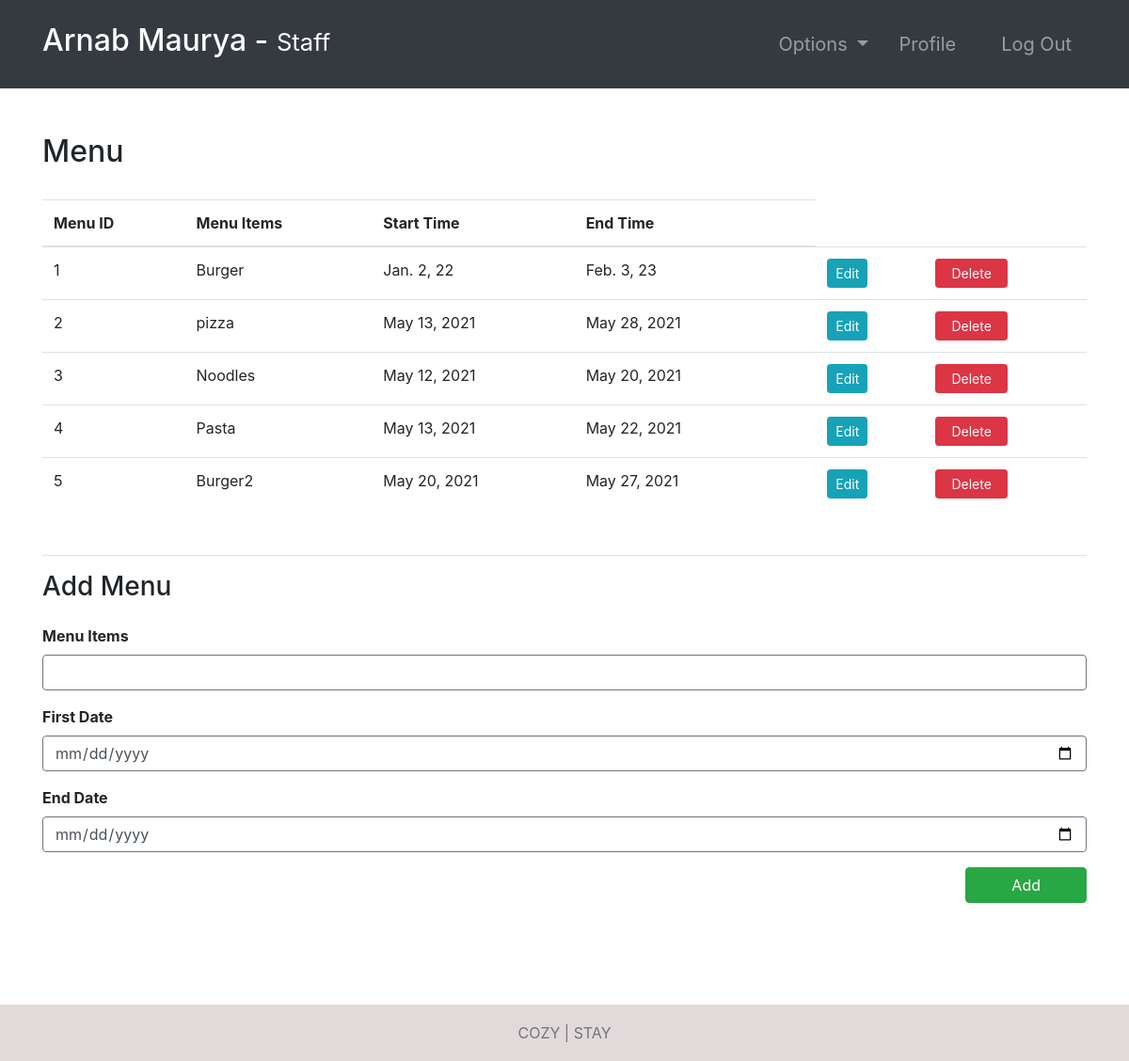
The page /food-menu/ (signed in) on the database its author committed.
### hotel/models.py (models this page shows, shortened)
class FoodMenu(models.Model):
    startDate = models.DateField()
    endDate = models.DateField()
    menuItems = models.TextField()

### hotel/views.py (the view)
# urls.py: path('food-menu/', food_menu, name="food-menu"),
@login_required(login_url='login')
def food_menu(request):
    role = str(request.user.groups.all()[0])
    path = role + "/"
    print(request.POST)
    if request.method == "POST":
        if 'add' in request.POST:
            foodmenu = FoodMenu(menuItems=request.POST.get("menuItems"), startDate=request.POST.get(
                "startDate"), endDate=request.POST.get("endDate"))
            foodmenu.save()
    food_menu = FoodMenu.objects.all()
    context = {
        "role": role,
        'food_menu': food_menu
    }
    return render(request, path + "food-menu.html", context)

### Templates/staff/food-menu.html (shortened to what this page needs)
{% extends '../index.html' %}
{% block context %}
<div class="container py-5">
    <div class="table-responsive">
        <div class="table-header row">
            <div class="col-sm-12 col-md-12 col-lg-4 mb-4">
                <h2>Menu</h2>
            </div>
        </div>
        <table class="table table-hover">
            <thead>
                <tr>
                    <th>Menu ID</th>
                    <th>Menu Items</th>
                    <th>Start Time</th>
                    <th>End Time</th>
                    <th></th>
                </tr>
            </thead>
            <tbody>
                {% for f in food_menu %}
                <tr>
                    <td>{{f.id}}</td>
                    <td>{{f.menuItems}}</td>
                    <td>{{f.startDate}}</td>
                    <td>{{f.endDate}}</td>
                    <form action="" method="POST">
                        <td><input type="hidden" value="{{f.id}}" name="id"></td>
                        <td> <a href="{% url 'food-menu-edit' f.id %}" class="btn btn-sm btn-info">Edit</a></td>
                        <td> <a href="{% url 'deleteFoodMenu' f.id %}" class="btn btn-sm btn-danger px-3">Delete</a>
                        </td>
                    </form>
                </tr>
                {% endfor %}
            </tbody>
        </table>
        <div class="newFoodMenu my-5 border-top pt-3">
            <h3>Add Menu </h3>
            <form action="" method="POST">
                <div class="form-group pt-3">
                    <label for="menu_items"><b>Menu Items</b></label>
                    <input type="text" required class="form-control border border-secondary" id="id_menu_items"
                        name="menuItems">
                </div>
                <div class="form-group">
                    <label for="first_date"><b>First Date</b></label>
                    <input type="date" required class="form-control border border-secondary" id="id_first_date"
                        name="startDate">
                </div>
                <div class="form-group">
                    <label for="end_date"><b>End Date</b></label>
                    <input type="date" required class="form-control border border-secondary" id="id_end_date"
                        name="endDate">
                </div>
                <button type="submit" class="btn btn-success px-5 float-right mb-5" name="add">Add</button>
            </form>
        </div>
    </div>
</div>
{% endblock %}

### Templates/index.html
{% include 'incs/head.html' %}
<body>
    {% include 'incs/nav.html' %}
    {% block context %}
    {% endblock %}
    {% include 'incs/footer.html' %}
</body>
</html>

### Templates/incs/head.html (shortened to what this page needs)
{% load static %}
<!DOCTYPE html>
<html lang="en">
<head>
    <link rel="stylesheet" type="text/css" href="{% static '/css/main.css' %}">
    <link rel="stylesheet" href="https://stackpath.bootstrapcdn.com/bootstrap/4.4.1/css/bootstrap.min.css"
>
</head>

### Templates/incs/nav.html (shortened to what this page needs)
<nav class="navbar navbar-dark bg-dark navbar-expand-lg py-3 " role="navigation">
    <div class="container">
        <a href="" class="navbar-brand">
            <h2 class="text-capitalize">
                {{ request.user.first_name }} {{ request.user.last_name }} -
                <small>
                    {{ role }}
                </small>
            </h2>
        </a>
        <div class="collapse navbar-collapse" id="navbarTags">
            <ul class="navbar-nav ml-auto">
                <li class="nav-item dropdown p-2">
                    <a class="nav-link dropdown-toggle" href="#" id="navbarDropdown" role="button"
                        data-toggle="dropdown" aria-haspopup="true" aria-expanded="false">
                        Options
                    </a>
                </li>
                <li class="nav-item mr-3 p-2">
                    {% if role == 'staff' or role == 'receptionist' or role == 'admin' or role == 'manager' %}
                    <a href="{% url 'employee-profile' user.id %}" class="nav-link">Profile</a>
                    {% endif %}
                </li>
                <li class="nav-item p-2 ">
                    <a href="{% url 'logout' %}" class="nav-link">Log Out</a>
                </li>
            </ul>
        </div>
    </div>
</nav>

### Templates/incs/footer.html
<div class="mt-5">&nbsp;</div>
<footer class="footer sticky-bottom mt-5">
    <div class="container text-center">
        <span class="text-muted">COZY | STAY</span>
    </div>
</footer>

### static/css/main.css (style rules this page uses)
* { margin: 0; padding: 0; -webkit-font-smoothing: antialiased; }
body { position: relative; }
nav .nav-item { font-size: 20px; }
.footer { position: absolute; bottom: 0; width: 100%; height: 60px; line-height: 60px; background-color: #e2dada; margin-top: 30px; }

### rows shown on the page
FoodMenu: id "1", menuItems "Burger", startDate "Jan. 2, 22", endDate "Feb. 3, 23"
FoodMenu: id "2", menuItems "pizza", startDate "May 13, 2021", endDate "May 28, 2021"
FoodMenu: id "3", menuItems "Noodles", startDate "May 12, 2021", endDate "May 20, 2021"
FoodMenu: id "4", menuItems "Pasta", startDate "May 13, 2021", endDate "May 22, 2021"
FoodMenu: id "5", menuItems "Burger2", startDate "May 20, 2021", endDate "May 27, 2021"

### other values the page prints
{{ request.user.first_name }} "Arnab"
{{ request.user.last_name }} "Maurya"
{{ role }} "Staff"
